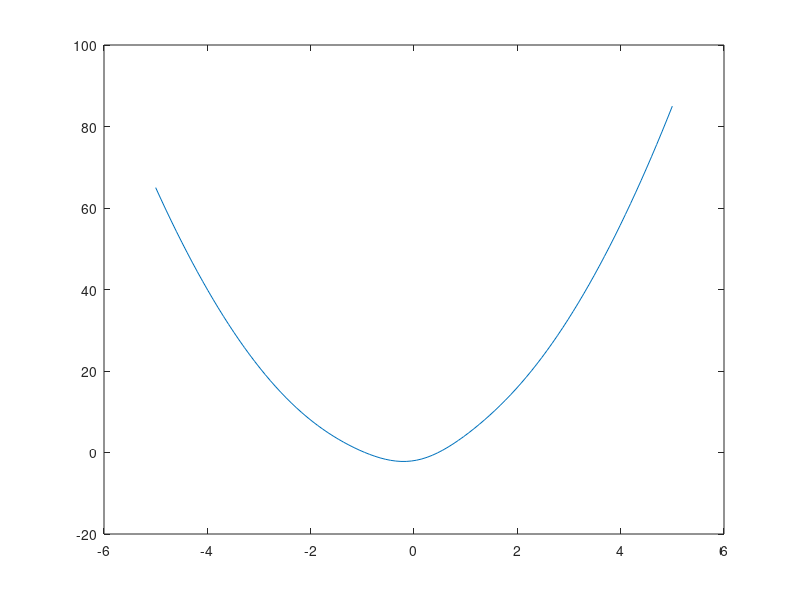

Source code (MATLAB):
%% d1
y = [5 0 -75 -70 1404 2520]
z = roots(y)
x = linspace(-10, 10);
plot(x, polyval(y,x))
d = polyval(y,z)

%% d2
z = poly([-7 -6 -5 8])
x = linspace(-50, 50, 1000);
plot(x, polyval(z, x))

%% d3
f = @(t) 3.*exp(-0.2.*t)+4.*cos(2.*t);
S = integral(f, 1.5, 3.3)
x = linspace(0, 5);
plot(x, f(x))
grid on

%% d4
g = @(x) cos(exp(x))./(1-x);
x = linspace(2,3);
z1 = fminbnd(g,2,2.8)
z2 = fminbnd(g,2.8,3)
f(z1)
f(z2)
plot(x, g(x))
grid on

%% d5
h = @(x) 3.*x.^2+2.*x-2.*exp(-x.^2);
x = linspace(-5,5);
plot(x, h(x))
z1 = fzero(h, -1)
z3 = fzero(h, 1)
h(z1)
z2 = fminbnd(h, -1, 1)
h(z2)

%% d6
format short
A = 4*eye(10)
v = 5*ones(1, 9)
B = diag(v, 1)
C = diag(v, -1)
M = A + B + C
det(M)
